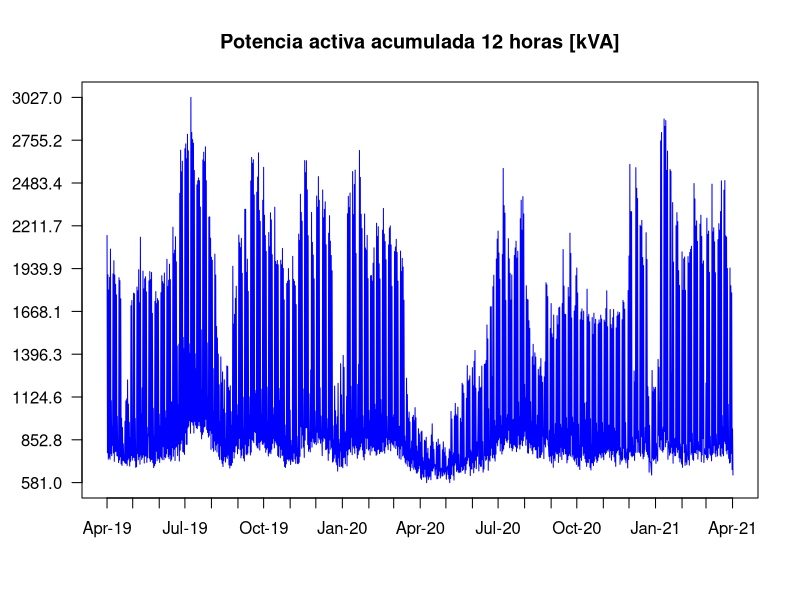
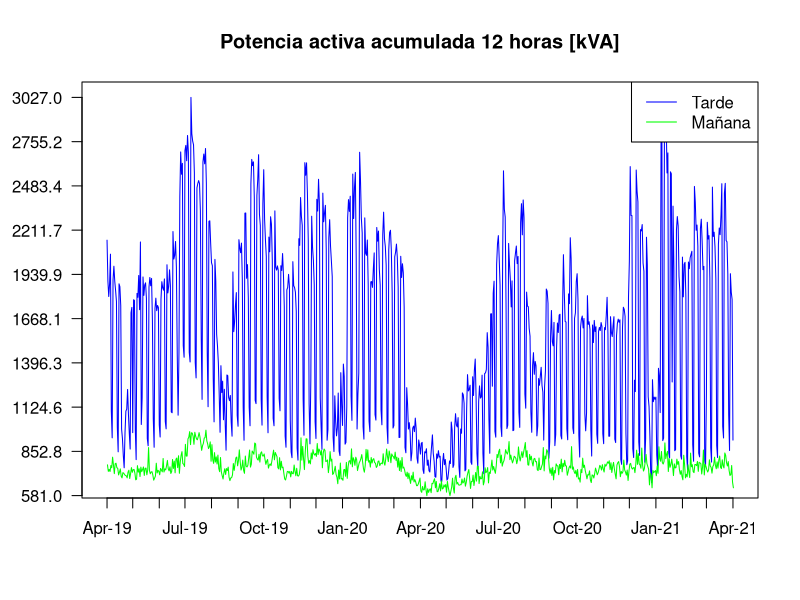
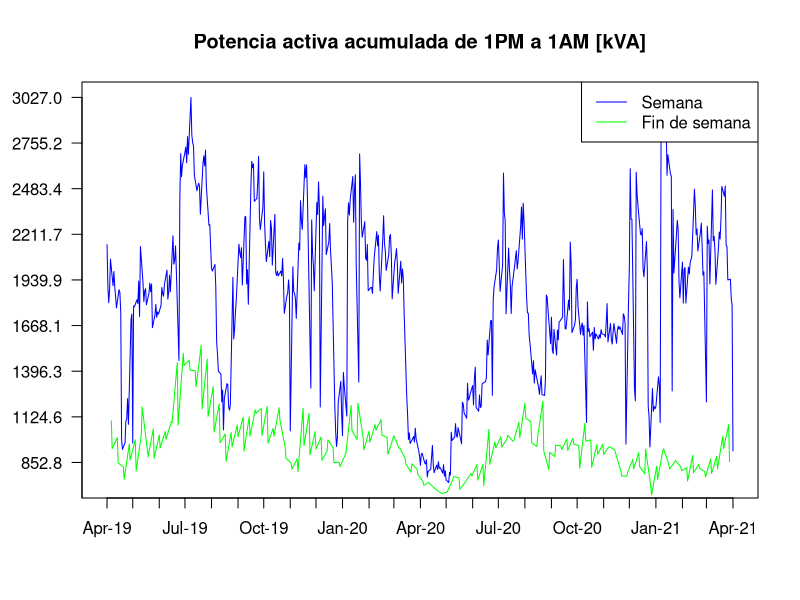
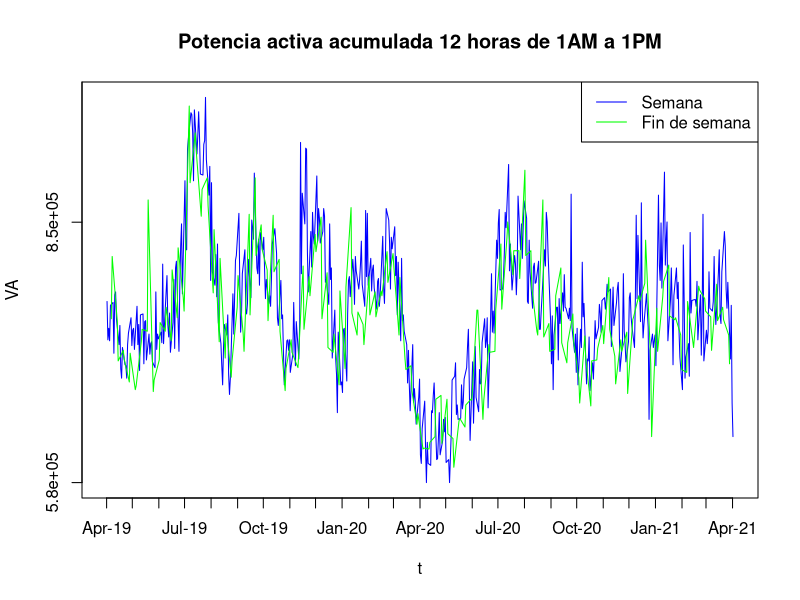

Write R code to recreate these figures, in order. (Note: this script raises an error after producing the figures.)
## ---- chunk 1
knitr::opts_chunk$set(echo = TRUE)
## ---- chunk 2
# Por si queremos asegurarnos que los meses se escriben en castellano
#Sys.setlocale("LC_TIME", "es_ES.UTF-8")
# Es un csv
serie <- read.csv(file = 'data/potencia.csv', sep = ';')
# La marca de tiempo está en hora legal española, así que 
# siguiendo las buenas prácticas, la convertimos a UTC
t <- as.POSIXct(serie$Time, format = "%Y-%m-%dT%H:%M:%S", tz = "Europe/Madrid")
t <- as.POSIXlt(t, format = "%Y-%m-%dT%H:%M:%S", tz = "GMT")
# También construimos un vector con los valores de potencia activa acumulada
VA <- as.numeric(serie$Value)
# Finalmente un dibujo para comprender mejor la serie
plot(t, VA, type="l", main = "Potencia activa acumulada 12 horas [kVA]", 
     col="blue", xaxt="n", yaxt="n", xlab = "", ylab = "")
axis.POSIXct(side = 1, at = seq(min(t), max(t), by = "months"), format = "%b-%y", las = 1)
yticks <- seq(min(VA), max(VA), length.out = 10)
axis(side = 2, at = yticks, labels = formatC(yticks / 1000, format = "f", digits = 1), las = 2)
## ---- chunk 3
min(t); max(t);
## ---- chunk 4
serie <- read.csv(file = 'data/potencia_corr.csv', sep = ';')
t <- as.POSIXct(serie$Time, format = "%Y-%m-%dT%H:%M:%S", tz = "Europe/Madrid")
t <- as.POSIXlt(t, format = "%Y-%m-%dT%H:%M:%S", tz = "GMT")
VA <- as.numeric(serie$Value)
## ---- chunk 5
# Convertimos a UTC para filtrar las lecturas
# Y construimos dos vectores auxiliares para distinguir 
# los consumos de mañana y tarde
tarde <- t$hour == 0 # 00h UTC
manana <- tarde == F
# Otra representación de ambos consumos nos puede ayudar
plot(t[tarde], VA[tarde], type="l", 
     main = "Potencia activa acumulada 12 horas [kVA]", 
     col="blue", xaxt="n", yaxt="n", 
     ylab="", xlab="")
lines(t[manana], VA[manana],col="green")
axis.POSIXct(side = 1, at = seq(min(t), max(t), by = "months"), format = "%b-%y", las = 1)
yticks <- seq(min(VA), max(VA), length.out=10)
axis(side = 2, at = yticks, labels = formatC(yticks / 1000, format = "f", digits = 1), las = 2)
legend("topright", legend=c("Tarde", "Mañana"), lty=1, col=c("blue", "green"))
## ---- chunk 6
weekend <- t$wday %in% c(0, 6)
weekday <- weekend == F
plot(t[tarde & weekday], VA[tarde & weekday], type="l", 
     main = "Potencia activa acumulada de 1PM a 1AM [kVA]", 
     col = "blue", xaxt = "n", yaxt = "n", 
     ylab = "", xlab = "")
lines(t[tarde & weekend], VA[tarde & weekend], col = "green")
axis.POSIXct(side = 1, at = seq(min(t), max(t), by = "months"), format = "%b-%y", las = 1)
yticks <- seq(min(VA), max(VA), length.out=10)
axis(side = 2, at = yticks, labels = formatC(yticks / 1000, format = "f", digits = 1), las = 2)
legend("topright", legend=c("Semana", "Fin de semana"), lty=1, col=c("blue", "green"))
## ---- chunk 7
plot(t[manana & weekday], VA[manana & weekday], type="l",main = "Potencia activa acumulada 12 horas de 1AM a 1PM", col="blue", xaxt="n", yaxt="n", 
     ylab="VA", xlab="t")
lines(t[manana & weekend], VA[manana & weekend],col="green")
axis.POSIXct(1,at=seq(min(t), max(t), by="months"), format="%b-%y")
yticks <- seq(min(VA), max(VA), length.out=10)
axis(2, at=yticks, labels=formatC(yticks, format="e", digits = 1))
legend("topright", legend=c("Semana", "Fin de semana"), lty=1, col=c("blue", "green"))
## ---- chunk 8
num_semana = data.frame(week=strftime(t,format="%W"))
datef= data.frame(date=strftime(t,format="%Y-%d-%d"))
year = data.frame(year=strftime(t,format="%Y"))
tardef = data.frame(tarde=tarde)
weekdayf = data.frame(weekday=weekday)
VA_agg = aggregate(VA, by=c(num_semana, year, tardef, weekdayf), FUN=sum)
VA_agg$date <- as.Date((c(VA_agg$week) - 1)*7 + (c(VA_agg$year) - 1)*365, origin = "2018/12/31")
VA_tarde_semana = VA_agg[(VA_agg$tarde==TRUE & VA_agg$weekday==TRUE), ]
VA_tarde_finsemana = VA_agg[(VA_agg$tarde==TRUE & VA_agg$weekday==FALSE), ]

plot(VA_tarde_semana$date, VA_tarde_semana$x/VA_tarde_semana$x[1], type="l",main = "Potencia activa acumulada relativa al inicio de la serie", col="blue", xaxt="n", ylab="1 = Consumo al inicio de abril 2019", xlab="t")
lines(VA_tarde_finsemana$date, VA_tarde_finsemana$x/VA_tarde_finsemana$x[1],col="green")
axis.Date(1,at=seq(min(VA_agg$date), max(VA_agg$date), by="months"), format="%b-%y")
legend("topright", legend=c("Semana tarde", "Fin de semana tarde"), lty=1, col=c("blue", "green"))
## ---- chunk 9
VA_aggr2 = aggregate(VA, by=c(num_semana, year), FUN=sum)
VA2019 = VA_aggr2[(VA_aggr2$year == 2019),]
VA2020 = VA_aggr2[(VA_aggr2$year == 2020),]
VA2021 = VA_aggr2[(VA_aggr2$year == 2021),]
plot(c(VA2020$week), VA2020$x, type="l",main = "Potencia activa por año", col="green", ylab="VA", xlab="Número de semana", ylim=c(min(VA2021$x),max(VA2019$x)))
lines(VA2019$week, VA2019$x,col="blue")
lines(VA2021$week, VA2021$x,col="red")
legend("topright", legend=c("2019", "2020", "2021"), lty=1, col=c("blue", "green", "red"))
## ---- chunk 10
# Construcción de la serie de un año BAU
VA_BAU = VA[t$year == 119 | (t$year == 120 & (t$mon < 2)) | (t$year == 121 & (t$mon >= 2))]
VA_BAU = VA_BAU[1:728] # 52 semanas justas
t_BAU = t[t$year == 119 | (t$year == 120 & (t$mon < 2)) | (t$year == 121 & (t$mon >= 2))]
t_BAU = t_BAU[1:728] # 52 semanas justas
nday = strftime(t_BAU,format="%j")
VA_BAU = VA_BAU[order(nday)]
VA_BAU_avg<-filter(VA_BAU,filter=rep(1/14,14), circular = TRUE)
day_month = as.Date(rep(c(1:364),each=2), origin = "2020/12/31") # El año nos da igual
plot(day_month, VA_BAU_avg, type="l")
## ---- chunk 11
#Creación de las dummies
vacaciones_dummy_avg = (VA_BAU_avg < 10e5)*1
vacaciones_dummy_avg<-filter(vacaciones_dummy_avg,filter=rep(1/14,14), circular = TRUE)

month_avg = as.integer(strftime(day_month,format="%m"))
m1_dummy_avg = (month_avg == 1)*1; m1_dummy_avg = filter(m1_dummy_avg,filter=rep(1/14,14), circular = TRUE)
m3_dummy_avg = (month_avg == 3)*1; m3_dummy_avg = filter(m3_dummy_avg,filter=rep(1/14,14), circular = TRUE)
m5_dummy_avg = (month_avg == 5)*1; m5_dummy_avg = filter(m5_dummy_avg,filter=rep(1/14,14), circular = TRUE)
m7_dummy_avg = (month_avg == 7)*1; m7_dummy_avg = filter(m7_dummy_avg,filter=rep(1/14,14), circular = TRUE)
m9_dummy_avg = (month_avg == 9)*1; m9_dummy_avg = filter(m9_dummy_avg,filter=rep(1/14,14), circular = TRUE)
m11_dummy_avg = (month_avg == 11)*1; m11_dummy_avg = filter(m11_dummy_avg,filter=rep(1/14,14), circular = TRUE)
## ---- chunk 12
# AVERAGE
t = rep(c(1:364),each=2)
t2=t^2;t3=t^3;t4=t^4;t5=t^5;t6=t^6;t8=t^8;t10=t^10;t12=t^12;t14=t^14;t16=t^16
quadraticmodel<-lm(VA_BAU_avg~t+t2+t3+t4+t5+t6+t8+t10+t12+t14+t16+
                     vacaciones_dummy_avg+m1_dummy_avg+m3_dummy_avg+m5_dummy_avg+m7_dummy_avg+m9_dummy_avg+m11_dummy_avg)
plot(day_month,VA_BAU_avg,type="l",main = "Potencia activa", ylab="va")
lines(day_month,quadraticmodel$fit, col=2, lwd=2)
## ---- chunk 13
t <- as.POSIXlt(serie$Time, format = "%Y-%m-%dT%H:%M:%S")
VA_BAU_test = VA[t$year == 121 & (t$mon <= 1)]
VA_BAU_test = VA_BAU_test[1:112]
VA_BAU_test_avg<-filter(VA_BAU_test,filter=rep(1/14,14), circular = TRUE)

idx = length(VA_BAU_test)
t_BAU_test = t[t$year == 121 & (t$mon <= 1)]
t_BAU_test = t_BAU_test[1:112]

t = rep(c(1:(idx/2)),each=2)
t2=t^2;t3=t^3;t4=t^4;t5=t^5;t6=t^6;t8=t^8;t10=t^10;t12=t^12;t14=t^14;t16=t^16
m1_dummy_avg = m1_dummy_avg[1:idx]
m3_dummy_avg = m3_dummy_avg[1:idx]
m5_dummy_avg = m5_dummy_avg[1:idx]
m7_dummy_avg = m7_dummy_avg[1:idx]
m9_dummy_avg = m9_dummy_avg[1:idx]
m11_dummy_avg = m11_dummy_avg[1:idx]
vacaciones_dummy_avg = vacaciones_dummy_avg[1:idx]
testdata = data.frame(t,t2,t3,t4,t5,t6,t8,t10,t12,t14,t16,vacaciones_dummy_avg,m1_dummy_avg,m3_dummy_avg,m5_dummy_avg,
                      m7_dummy_avg,m9_dummy_avg,m11_dummy_avg)
VA_BAU_test_pred = predict(quadraticmodel,testdata)
day_month = as.Date(t, origin = "2020/12/31") # El año nos da igual
plot(day_month,VA_BAU_test_pred,type="l",col="blue",ylim=c(min(VA_BAU_test_pred),max(VA_BAU_test_avg)))
lines(day_month,VA_BAU_test_avg,col="red")
legend("topright", legend=c("Actual", "Predicted"), lty=1, col=c("red", "blue"))
## ---- chunk 14
sum(abs((VA_BAU_test_pred-VA_BAU_test_avg)/VA_BAU_test_avg))/idx*100 #MAPE
sum(abs((VA_BAU_test_pred-VA_BAU_test_avg)))/idx*100 #MADE
